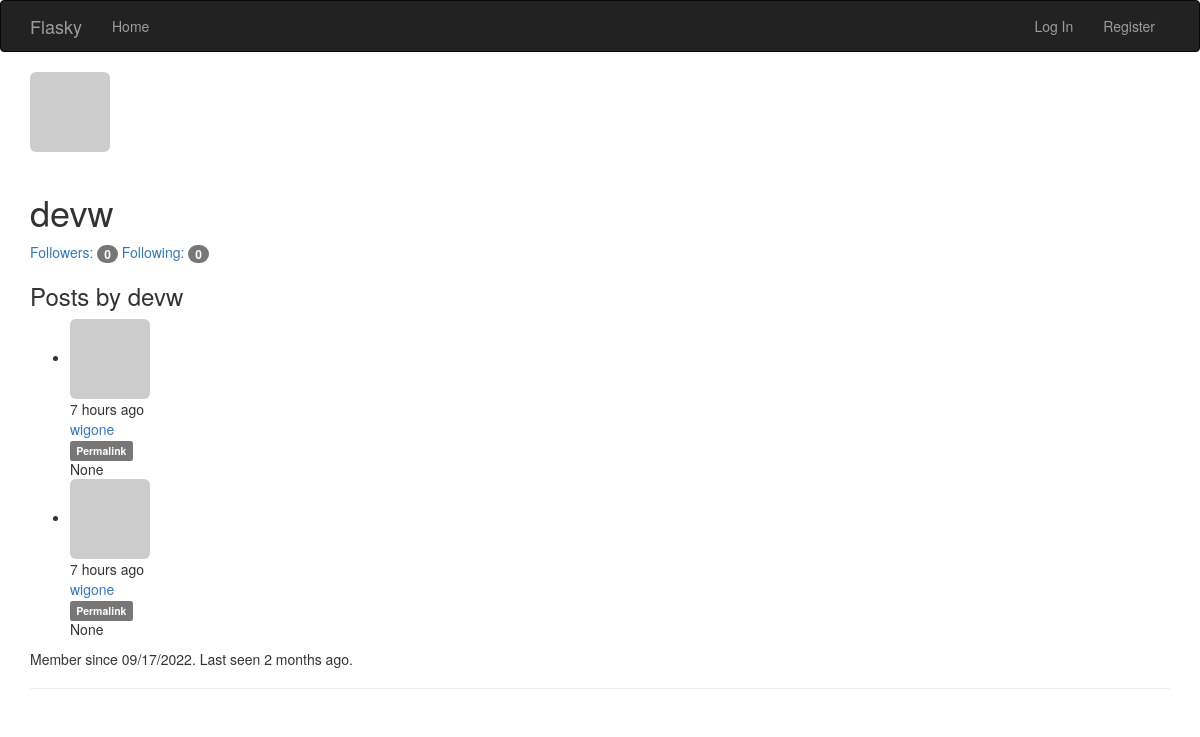
Screenshot of /user/devw with the database file from the repository.
### app/models.py (models this page shows, shortened)
class User(UserMixin, db.Model):
    __tablename__ = 'users'
    id = db.Column(db.Integer, primary_key=True)
    email = db.Column(db.String(64), unique=True, index=True)
    username = db.Column(db.String(64), unique=True, index=True)
    role_id = db.Column(db.Integer, db.ForeignKey('roles.id'))
    password_hash = db.Column(db.String(128))
    name = db.Column(db.String(64))
    location = db.Column(db.String(64))
    about_me = db.Column(db.Text())
    member_since = db.Column(db.DateTime(), default=datetime.utcnow)
    last_seen = db.Column(db.DateTime(), default=datetime.utcnow)
    confirmed = db.Column(db.Boolean, default=False)
    avatar_hash = db.Column(db.String(32))
    posts = db.relationship('Post', backref='author', lazy='dynamic')
    followed = db.relationship('Follow',
                                foreign_keys=[Follow.follower_id],
                                backref=db.backref('follower', lazy='joined'),
                                lazy='dynamic',
                                cascade='all, delete-orphan')
    followers = db.relationship('Follow',
                                foreign_keys=[Follow.followed_id],
                                backref=db.backref('followed', lazy='joined'),
                                lazy='dynamic',
                                cascade='all, delete-orphan')
    @property
    def password(self):
        raise AttributeError('password is not a readable attribute')
    def gravatar_hash(self):
        return hashlib.md5(self.email.lower().encode('utf-8')).hexdigest()
    def gravatar(self, size=100, default='identicon', rating='g'):
        url = 'https://secure.gravatar.com/avatar'
        hash = self.avatar_hash or self.gravatar_hash()
        return '{url}/{hash}?s={size}&d={default}&r={rating}'.format(
            url=url, hash=hash, size=size, default=default, rating=rating)

class Post(db.Model):
    __tablename__ = 'posts'
    id = db.Column(db.Integer, primary_key=True)
    body = db.Column(db.Text)
    body_html = db.Column(db.Text)
    timestamp = db.Column(db.DateTime(), index=True, default=datetime.utcnow)
    author_id = db.Column(db.Integer, db.ForeignKey('users.id'))

### app/main/views.py (the view)
@main.route('/user/<username>')
def user(username):
    user = User.query.filter_by(username=username).first()
    if user is None:
        abort(404)
    page = request.args.get('page', 1, type=int)
    pagination = Post.query.order_by(Post.timestamp.desc()).paginate(
        page, per_page=current_app.config['FLASKY_POSTS_PER_PAGE'],
        error_out=False)
    posts = pagination.items
    return render_template('user.html', user=user, posts=posts,
                           pagination=pagination)

### app/auth/views.py (called while the page is built)
@auth.before_app_request
def before_request():
    if current_user.is_authenticated \
            and not current_user.confirmed \
            and request.blueprint != 'auth' \
            and request.endpoint != 'static':
        return redirect(url_for('auth.unconfirmed'))

@auth.before_app_request
def before_request():
    if current_user.is_authenticated:
        current_user.ping()
        if not current_user.confirmed \
                and request.endpoint \
                and request.blueprint != 'auth' \
                and request.endpoint != 'static':
            return redirect(url_for('auth.unconfirmed'))

### app/main/__init__.py (called while the page is built)
@main.app_context_processor
def inject_permissions():
    return dict(Permission=Permission)

### app/models.py (called while the page is built)
    def can(self, permissions):
        return False

    def is_administrator(self):
        return False

### app/template/user.html (shortened to what this page needs)
{% extends "base.html" %}
{% block page_content %}
<img class="img-rounded profile-thumbnail" src="{{ user.gravatar(size=256) }}">
<div class="page-header">
    <h1>{{ user.username }}</h1>
    <a href="{{ url_for('.followers', username=user.username) }}">
        Followers: <span class="badge">{{ user.followers.count() }}</span>
    </a>
    <a href="{{ url_for('.followed_by', username=user.username) }}">
        Following: <span class="badge">{{ user.followed.count() }}</span>
    </a>
    <h3>Posts by {{ user.username }}</h3>
    {% include '_posts.html' %}
    <p>
        Member since {{ moment(user.member_since).format('L') }}.
        Last seen {{ moment(user.last_seen).fromNow() }}.
    </p>
</div>
{% endblock %}

### app/template/base.html (shortened to what this page needs)
{% extends 'bootstrap/base.html' %}
{% block head %}
{{ super() }}
{% endblock %}
{% block navbar %}
<div class="navbar navbar-inverse" role="navigation">
    <div class="container">
        <div class="navbar-header">
            <a class="navbar-brand" href="/">Flasky</a>
        </div>
        <div class="navbar-collapse collapse">
            <ul class="nav navbar-nav">
                <li><a href="/">Home</a></li>
            </ul>
            <ul class="nav navbar-nav navbar-right">
                {% if current_user.is_authenticated %}
                <li><a href="{{ url_for('auth.logout') }}">Log Out</a></li>
                {% else %}
                <li><a href="{{ url_for('auth.login') }}">Log In</a></li>
                <li><a href="{{ url_for('auth.register') }}">Register</a></li>
                {% endif %}
            </ul>
        </div>
    </div>
</div>
{% endblock %}
{% block content %}
    <div class="container">
    {% block page_content %}{% endblock %}
    </div>
{% endblock %}

### app/template/_posts.html (shortened to what this page needs)
<ul class="posts">
    {% for post in posts %}
    <li class="post">
        <div class="profile-thumbnail">
          <a href="{{ url_for('.user', username=post.author.username) }}">
            <img class="img-rounded profile-thumbnail"
            src="{{ post.author.gravatar(size=40) }}">
          </a>
        </div>
        <div class="post-date">{{ moment(post.timestamp).fromNow() }}</div>
        <div class="post-author">
            <a href="{{ url_for('.user', username=post.author.username) }}">
                {{ post.author.username }}
            </a>
        </div>
        <div class="post-content">
          <div class="post-footer">
            <a href="{{ url_for('.post', id=post.id) }}">
                <span class="label label-default">Permalink</span>
            </a>
          </div>
        </div>
        <div class="post-body">
          {% if post.body_html %}
            {{ post.body_html | safe }}
          {% else %}
            {{ post.body }}
        </div>
          {% endif %}
    </li>
    {% endfor %}
   </ul>

### rows the page displays
User: username "devw", member_since "09/17/2022", last_seen "2 months ago"
Post: timestamp "7 hours ago", author.username "wigone", body "None"
Post: timestamp "7 hours ago", author.username "wigone", body "None"

### other values shown
{{ user.followers.count() }} "0"
{{ user.followed.count() }} "0"
